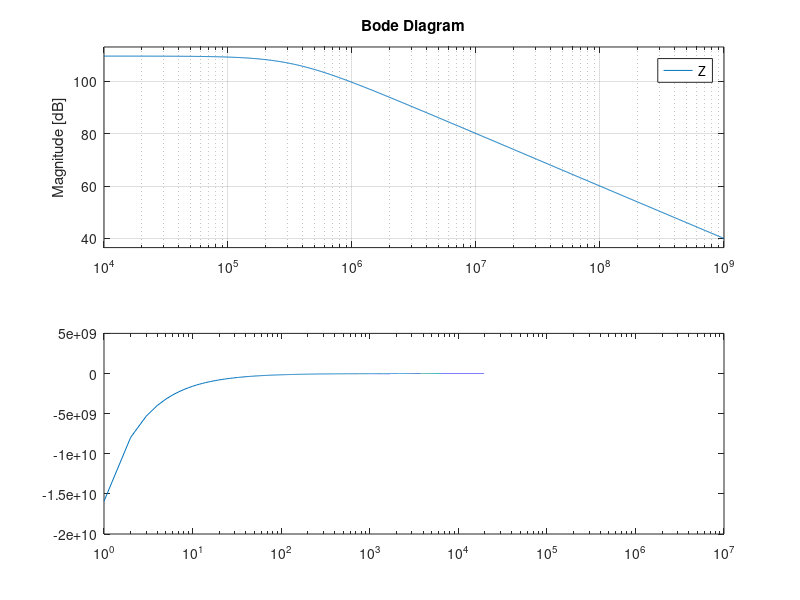

Recreate this plot in MATLAB.

s=tf('s');
R=304000;
L=0.0097;
C=10e-12; %el chabon de labo dijo que tiraramos entre 10 y 100 pf
Z1 = R+ s*L;
Z2 = 1/(s*C);
Z= (Z1*Z2)/(Z1+Z2);
bode(Z);
f = 1:1:10e6;
X= 2*pi.*f*L - 1./(2*pi.*f*C);
semilogx(f,X),